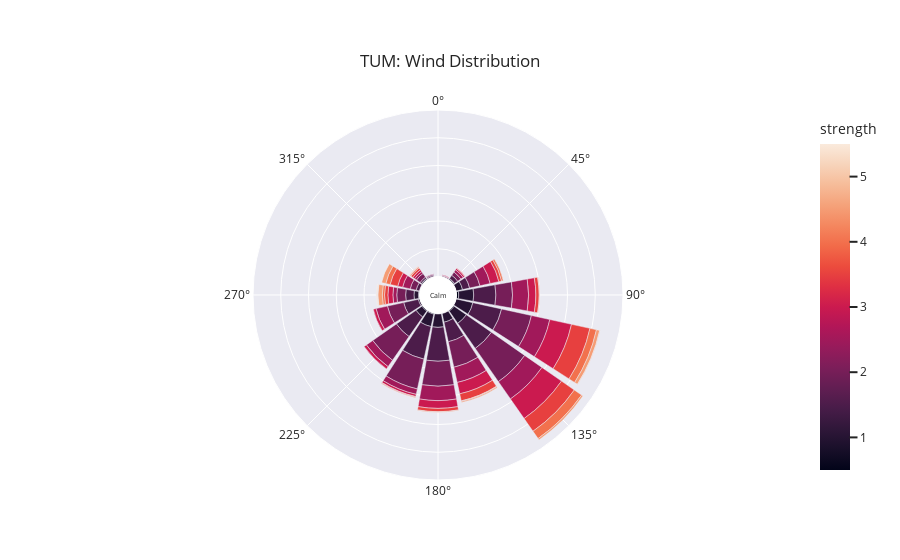
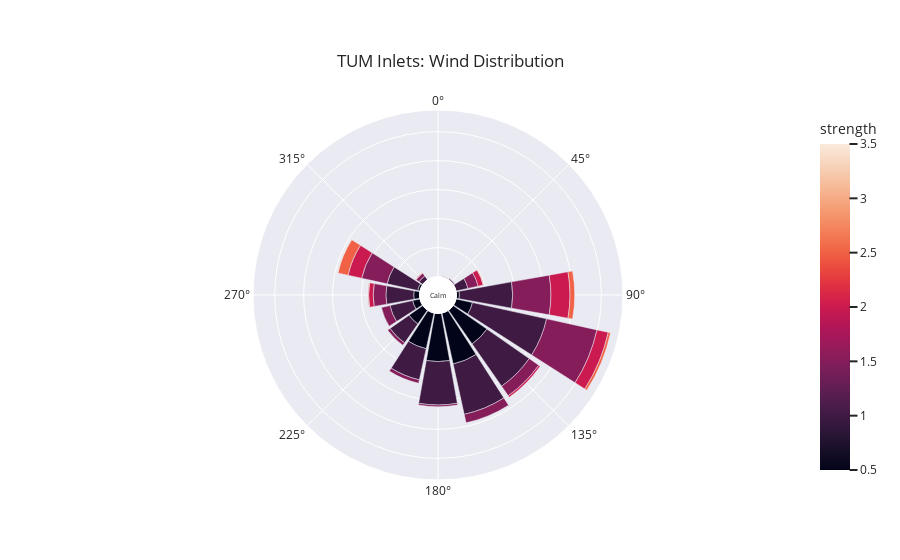
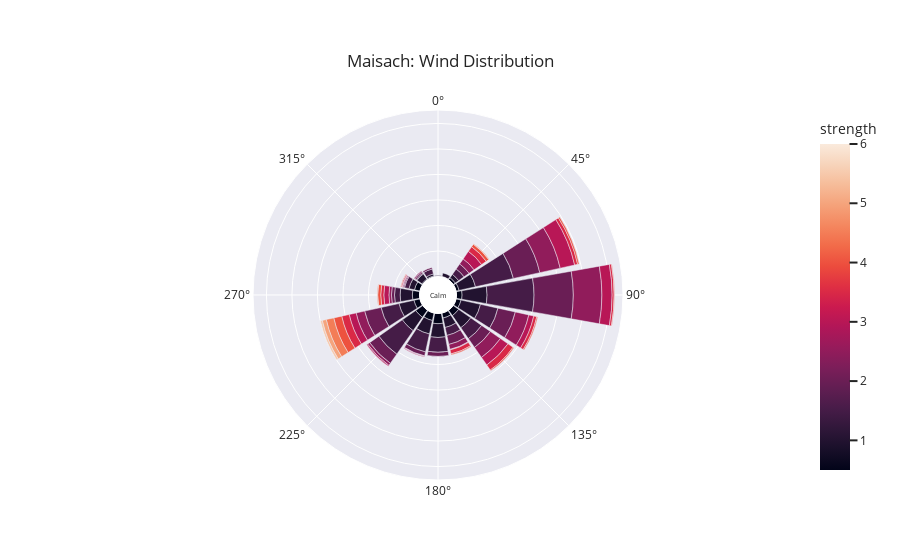

The notebook cell these images were saved under, in order:
### Code cell
# plot wind at 3m pole inlet
plot_wind_rose(df,6, 'TUM')
# side by side
plot_wind_rose(df,5, 'TUM Inlets') # was 16 until 06.02.2024
# Maisach
plot_wind_rose(df,16, 'Maisach') # was 1 until 06.02.2024
# Rechts-der-Isar
plot_wind_rose(df,2, 'Rechts-der-Isar')
# Finsing
plot_wind_rose(df,3, 'Finsing') # was 15 until 20.02.2024
# Großhadern
plot_wind_rose(df,20, 'Großhadern') # was 4 until 12.02.2024
# Großhadern
plot_wind_rose(df,18, 'Pasing') # was 5 until 06.02.2024
# Feldkirchen
plot_wind_rose(df,13, 'Feldkirchen') # was 7 until 20.02.2024
# Taufkirchen
plot_wind_rose(df,12, 'Taufkirchen') # was 8 until 12.02.2024
# Finsing
plot_wind_rose(df,5, 'DLR') # was 14 until 26.02.2024

### Figure 1 — Plotly figure (JSON) as saved in the notebook; plotly's stock layout.template omitted (floating-point values rounded to 4 significant figures)
{"data": [{"hovertemplate": "count=%{r}<br>cardinal_direction=%{theta}<br>strength=%{marker.color}<extra></extra>", "legendgroup": "", "marker": {"color": [0.5, 0.5, 0.5, 0.5, 0.5, 0.5, 0.5, 0.5, 0.5, 0.5, 1, 1, 1, 1, 1, 1, 1, 1, 1, 1, 1, 1, 1, 1.5, 1.5, 1.5, 1.5, 1.5, 1.5, 1.5, 1.5, 1.5, 1.5, 1.5, 1.5, 1.5, 1.5, 1.5, 2, 2, 2, 2, 2, 2, 2, 2, 2, 2, 2, 2, 2, 2, 2.5, 2.5, 2.5, 2.5, 2.5, 2.5, 2.5, 2.5, 2.5, 2.5, 2.5, 2.5, 2.5, 2.5, 2.5, 3, 3, 3, 3, 3, 3, 3, 3, 3, 3, 3, 3, 3, 3, 3.5, 3.5, 3.5, 3.5, 3.5, 3.5, 3.5, 3.5, 3.5, 3.5, 3.5, 4, 4, 4, 4, 4, 4, 4, 4, 4.5, 4.5, 4.5, 4.5, 4.5, 4.5, 4.5, 4.5, 5, 5, 5, 5.5, 5.5], "coloraxis": "coloraxis", "pattern": {"shape": ""}}, "name": "", "r": [1, 1, 2, 2, 4, 2, 2, 1, 2, 2, 12, 1, 16, 1, 13, 3, 27, 8, 31, 24, 1, 23, 27, 55, 2, 36, 43, 6, 2, 61, 27, 53, 13, 40, 7, 15, 60, 3, 30, 45, 52, 7, 55, 47, 11, 2, 19, 16, 30, 8, 73, 55, 38, 21, 4, 1, 1, 5, 7, 29, 14, 10, 14, 19, 28, 26, 34, 14, 4, 43, 9, 4, 40, 21, 9, 13, 5, 16, 1, 3, 5, 4, 1, 28, 14, 6, 13, 6, 1, 5, 6, 34, 1, 8, 2, 12, 1, 4, 3, 16, 6, 8, 3, 1, 1, 8, 2, 1, 1, 1, 1, 1, 2], "showlegend": false, "subplot": "polar", "theta": [292.5, 180, 135, 270, 90, 315, 45, 157.5, 225, 202.5, 67.5, 337.5, 157.5, 315, 225, 247.5, 90, 270, 112.5, 180, 45, 202.5, 135, 135, 337.5, 157.5, 225, 292.5, 22.5, 180, 247.5, 112.5, 67.5, 90, 45, 270, 202.5, 315, 247.5, 180, 225, 45, 112.5, 157.5, 292.5, 337.5, 67.5, 270, 90, 315, 135, 202.5, 135, 247.5, 315, 337.5, 22.5, 45, 270, 90, 225, 202.5, 292.5, 67.5, 157.5, 180, 112.5, 180, 315, 135, 270, 202.5, 112.5, 157.5, 292.5, 90, 247.5, 67.5, 22.5, 45, 225, 315, 202.5, 135, 292.5, 270, 157.5, 90, 45, 67.5, 180, 112.5, 157.5, 292.5, 315, 112.5, 202.5, 270, 67.5, 135, 112.5, 270, 135, 180, 315, 292.5, 157.5, 90, 315, 112.5, 270, 292.5, 270], "type": "barpolar"}], "layout": {"annotations": [{"font": {"size": 7}, "showarrow": false, "text": "Calm", "x": 0.5, "y": 0.5}], "barmode": "relative", "coloraxis": {"colorbar": {"title": {"text": "strength"}}, "colorscale": [[0, "rgb(2,4,25)"], [0.0625, "rgb(24,15,41)"], [0.125, "rgb(47,23,57)"], [0.1875, "rgb(71,28,72)"], [0.25, "rgb(97,30,82)"], [0.3125, "rgb(123,30,89)"], [0.375, "rgb(150,27,91)"], [0.4375, "rgb(177,22,88)"], [0.5, "rgb(203,26,79)"], [0.5625, "rgb(223,47,67)"], [0.625, "rgb(236,76,61)"], [0.6875, "rgb(242,107,73)"], [0.75, "rgb(244,135,95)"], [0.8125, "rgb(245,162,122)"], [0.875, "rgb(246,188,153)"], [0.9375, "rgb(247,212,187)"], [1, "rgb(250,234,220)"]]}, "legend": {"font": {"size": 14}, "orientation": "h", "tracegroupgap": 0, "x": 0.5, "xanchor": "center", "y": -0.1, "yanchor": "middle"}, "margin": {"t": 110}, "polar": {"angularaxis": {"direction": "clockwise", "rotation": 90}, "domain": {"x": [0, 1], "y": [0, 1]}, "hole": 0.1, "radialaxis": {"linewidth": 0, "showticklabels": false, "ticks": ""}}, "title": {"text": "TUM: Wind Distribution", "xanchor": "center", "yanchor": "top"}}}

### Figure 2 — Plotly figure (JSON) as saved in the notebook; plotly's stock layout.template omitted (floating-point values rounded to 4 significant figures)
{"data": [{"hovertemplate": "count=%{r}<br>cardinal_direction=%{theta}<br>strength=%{marker.color}<extra></extra>", "legendgroup": "", "marker": {"color": [0.5, 0.5, 0.5, 0.5, 0.5, 0.5, 0.5, 0.5, 0.5, 0.5, 1, 1, 1, 1, 1, 1, 1, 1, 1, 1, 1, 1, 1, 1.5, 1.5, 1.5, 1.5, 1.5, 1.5, 1.5, 1.5, 1.5, 1.5, 1.5, 1.5, 1.5, 1.5, 2, 2, 2, 2, 2, 2, 2, 2.5, 2.5, 2.5, 2.5, 2.5, 3, 3, 3.5], "coloraxis": "coloraxis", "pattern": {"shape": ""}}, "name": "", "r": [29, 5, 90, 10, 29, 83, 71, 4, 63, 13, 54, 89, 40, 55, 40, 131, 8, 21, 92, 75, 2, 48, 89, 18, 1, 15, 45, 1, 6, 20, 66, 22, 5, 3, 89, 6, 15, 8, 9, 3, 1, 24, 20, 33, 1, 8, 4, 1, 18, 1, 1, 1], "showlegend": false, "subplot": "polar", "theta": [225, 90, 157.5, 270, 112.5, 180, 135, 292.5, 202.5, 247.5, 292.5, 157.5, 247.5, 202.5, 225, 112.5, 315, 67.5, 90, 180, 45, 270, 135, 67.5, 22.5, 157.5, 292.5, 45, 202.5, 135, 90, 270, 225, 180, 112.5, 315, 247.5, 270, 67.5, 135, 315, 292.5, 112.5, 90, 270, 90, 112.5, 67.5, 292.5, 292.5, 315, 292.5], "type": "barpolar"}], "layout": {"annotations": [{"font": {"size": 7}, "showarrow": false, "text": "Calm", "x": 0.5, "y": 0.5}], "barmode": "relative", "coloraxis": {"colorbar": {"title": {"text": "strength"}}, "colorscale": [[0, "rgb(2,4,25)"], [0.0625, "rgb(24,15,41)"], [0.125, "rgb(47,23,57)"], [0.1875, "rgb(71,28,72)"], [0.25, "rgb(97,30,82)"], [0.3125, "rgb(123,30,89)"], [0.375, "rgb(150,27,91)"], [0.4375, "rgb(177,22,88)"], [0.5, "rgb(203,26,79)"], [0.5625, "rgb(223,47,67)"], [0.625, "rgb(236,76,61)"], [0.6875, "rgb(242,107,73)"], [0.75, "rgb(244,135,95)"], [0.8125, "rgb(245,162,122)"], [0.875, "rgb(246,188,153)"], [0.9375, "rgb(247,212,187)"], [1, "rgb(250,234,220)"]]}, "legend": {"font": {"size": 14}, "orientation": "h", "tracegroupgap": 0, "x": 0.5, "xanchor": "center", "y": -0.1, "yanchor": "middle"}, "margin": {"t": 110}, "polar": {"angularaxis": {"direction": "clockwise", "rotation": 90}, "domain": {"x": [0, 1], "y": [0, 1]}, "hole": 0.1, "radialaxis": {"linewidth": 0, "showticklabels": false, "ticks": ""}}, "title": {"text": "TUM Inlets: Wind Distribution", "xanchor": "center", "yanchor": "top"}}}

### Figure 3 — Plotly figure (JSON) as saved in the notebook; plotly's stock layout.template omitted (floating-point values rounded to 4 significant figures)
{"data": [{"hovertemplate": "count=%{r}<br>cardinal_direction=%{theta}<br>strength=%{marker.color}<extra></extra>", "legendgroup": "", "marker": {"color": [0.5, 0.5, 0.5, 0.5, 0.5, 0.5, 0.5, 0.5, 0.5, 0.5, 0.5, 0.5, 0.5, 0.5, 0.5, 1, 1, 1, 1, 1, 1, 1, 1, 1, 1, 1, 1, 1, 1, 1, 1, 1.5, 1.5, 1.5, 1.5, 1.5, 1.5, 1.5, 1.5, 1.5, 1.5, 1.5, 1.5, 1.5, 1.5, 2, 2, 2, 2, 2, 2, 2, 2, 2, 2, 2, 2, 2, 2, 2.5, 2.5, 2.5, 2.5, 2.5, 2.5, 2.5, 2.5, 2.5, 2.5, 2.5, 2.5, 3, 3, 3, 3, 3, 3, 3, 3, 3, 3, 3, 3.5, 3.5, 3.5, 3.5, 3.5, 3.5, 3.5, 3.5, 3.5, 4, 4, 4, 4, 4, 4, 4, 4, 4, 4.5, 4.5, 4.5, 5, 5.5, 6], "coloraxis": "coloraxis", "pattern": {"shape": ""}}, "name": "", "r": [5, 13, 20, 2, 11, 1, 14, 12, 15, 17, 11, 10, 10, 2, 6, 27, 39, 29, 7, 49, 33, 11, 32, 24, 27, 2, 4, 19, 30, 12, 8, 2, 11, 56, 92, 36, 76, 16, 36, 35, 26, 10, 9, 13, 29, 22, 77, 6, 8, 33, 3, 3, 8, 53, 35, 21, 18, 2, 12, 12, 56, 24, 2, 1, 41, 5, 10, 27, 5, 17, 2, 14, 1, 10, 1, 10, 18, 20, 18, 1, 2, 29, 6, 6, 8, 11, 15, 4, 6, 2, 12, 2, 6, 3, 1, 1, 2, 6, 2, 16, 1, 1, 15, 8, 4, 1], "showlegend": false, "subplot": "polar", "theta": [45, 135, 180, 315, 292.5, 22.5, 270, 247.5, 202.5, 225, 90, 112.5, 157.5, 337.5, 67.5, 180, 112.5, 135, 22.5, 90, 67.5, 292.5, 225, 270, 202.5, 0, 337.5, 157.5, 247.5, 315, 45, 315, 270, 225, 90, 247.5, 67.5, 157.5, 202.5, 112.5, 135, 337.5, 292.5, 45, 180, 225, 90, 270, 180, 247.5, 315, 337.5, 202.5, 67.5, 112.5, 135, 157.5, 292.5, 45, 45, 90, 135, 315, 202.5, 67.5, 225, 157.5, 112.5, 270, 247.5, 292.5, 247.5, 292.5, 112.5, 202.5, 270, 45, 90, 135, 157.5, 225, 67.5, 112.5, 270, 157.5, 45, 247.5, 90, 67.5, 292.5, 135, 135, 270, 67.5, 90, 292.5, 112.5, 45, 157.5, 247.5, 270, 45, 247.5, 247.5, 247.5, 247.5], "type": "barpolar"}], "layout": {"annotations": [{"font": {"size": 7}, "showarrow": false, "text": "Calm", "x": 0.5, "y": 0.5}], "barmode": "relative", "coloraxis": {"colorbar": {"title": {"text": "strength"}}, "colorscale": [[0, "rgb(2,4,25)"], [0.0625, "rgb(24,15,41)"], [0.125, "rgb(47,23,57)"], [0.1875, "rgb(71,28,72)"], [0.25, "rgb(97,30,82)"], [0.3125, "rgb(123,30,89)"], [0.375, "rgb(150,27,91)"], [0.4375, "rgb(177,22,88)"], [0.5, "rgb(203,26,79)"], [0.5625, "rgb(223,47,67)"], [0.625, "rgb(236,76,61)"], [0.6875, "rgb(242,107,73)"], [0.75, "rgb(244,135,95)"], [0.8125, "rgb(245,162,122)"], [0.875, "rgb(246,188,153)"], [0.9375, "rgb(247,212,187)"], [1, "rgb(250,234,220)"]]}, "legend": {"font": {"size": 14}, "orientation": "h", "tracegroupgap": 0, "x": 0.5, "xanchor": "center", "y": -0.1, "yanchor": "middle"}, "margin": {"t": 110}, "polar": {"angularaxis": {"direction": "clockwise", "rotation": 90}, "domain": {"x": [0, 1], "y": [0, 1]}, "hole": 0.1, "radialaxis": {"linewidth": 0, "showticklabels": false, "ticks": ""}}, "title": {"text": "Maisach: Wind Distribution", "xanchor": "center", "yanchor": "top"}}}
